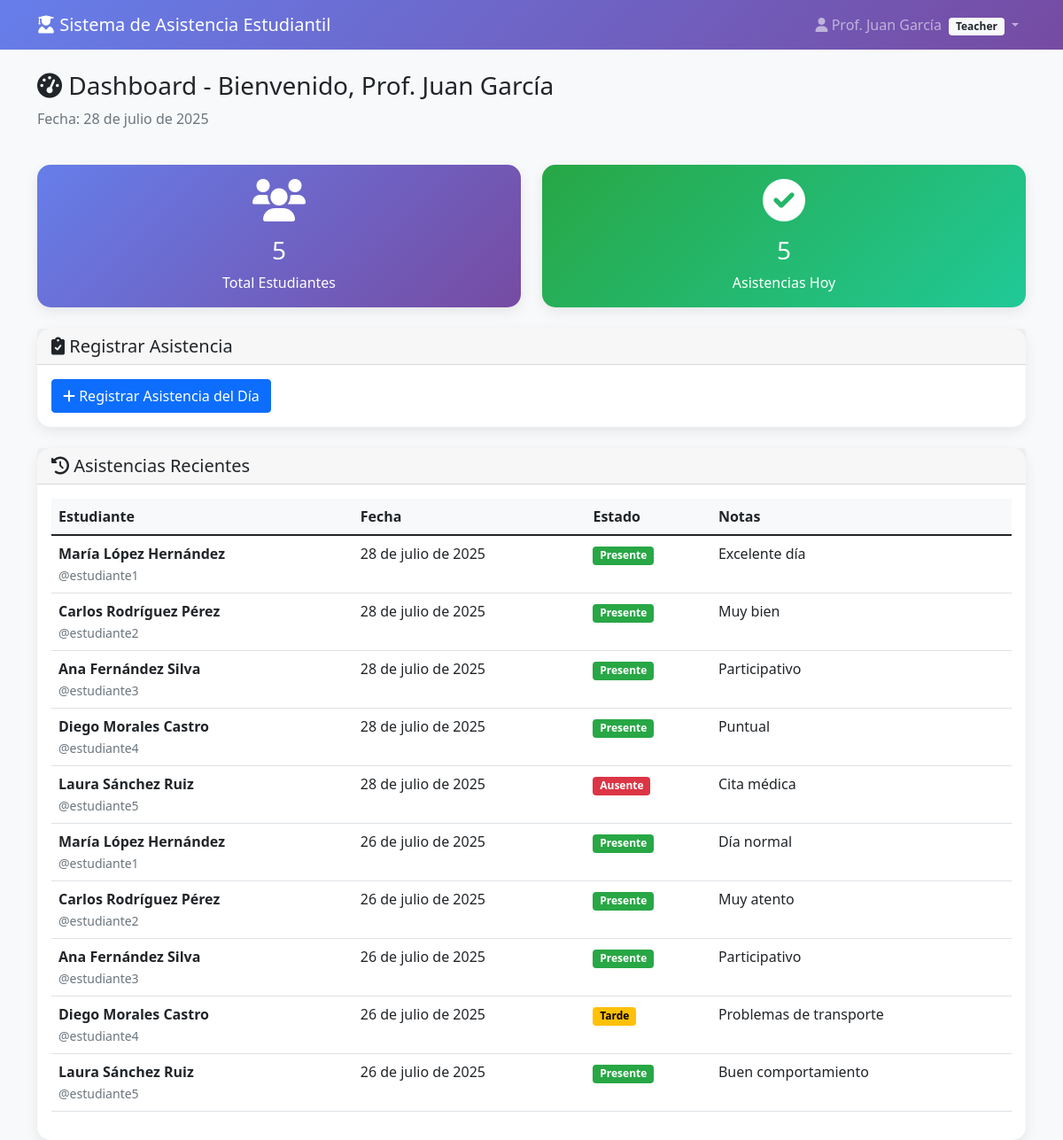
The page /php/dashboard.php (signed in) on the database its author committed.
### tables this page shows
CREATE TABLE users (
    id INT AUTO_INCREMENT PRIMARY KEY,
    username VARCHAR(50) UNIQUE NOT NULL,
    password VARCHAR(255) NOT NULL,
    role ENUM('teacher', 'student') NOT NULL,
    full_name VARCHAR(100) NOT NULL,
    email VARCHAR(100),
    created_at TIMESTAMP DEFAULT CURRENT_TIMESTAMP,
    updated_at TIMESTAMP DEFAULT CURRENT_TIMESTAMP ON UPDATE CURRENT_TIMESTAMP,
    is_active BOOLEAN DEFAULT TRUE,
    INDEX idx_username (username),
    INDEX idx_role (role)
);

CREATE TABLE attendance (
    id INT AUTO_INCREMENT PRIMARY KEY,
    student_id INT NOT NULL,
    teacher_id INT NOT NULL,
    date DATE NOT NULL,
    status ENUM('present', 'absent', 'late') DEFAULT 'present',
    notes TEXT,
    created_at TIMESTAMP DEFAULT CURRENT_TIMESTAMP,
    updated_at TIMESTAMP DEFAULT CURRENT_TIMESTAMP ON UPDATE CURRENT_TIMESTAMP,
    FOREIGN KEY (student_id) REFERENCES users(id) ON DELETE CASCADE,
    FOREIGN KEY (teacher_id) REFERENCES users(id) ON DELETE CASCADE,
    UNIQUE KEY unique_student_date (student_id, date),
    INDEX idx_date (date),
    INDEX idx_student_id (student_id),
    INDEX idx_teacher_id (teacher_id),
    INDEX idx_status (status)
);

### php/db_connect.php (called while the page is built, shortened)
<?php
require_once 'config.php';
class DatabaseConnection {
    private static $instance = null;
    private $connection;
    private $host;
    private $username;
    private $password;
    private $database;
    private function __construct() {
        $this->host = DB_HOST;
        $this->username = DB_USERNAME;
        $this->password = DB_PASSWORD;
        $this->database = DB_NAME;
    }
    public static function getInstance() {
        if (self::$instance === null) {
            self::$instance = new self();
        }
        return self::$instance;
    }
    private function connect() {
        try {
            $this->connection = new mysqli($this->host, $this->username, $this->password, $this->database);
            $this->connection->query("SET sql_mode = 'STRICT_TRANS_TABLES,ERROR_FOR_DIVISION_BY_ZERO,NO_AUTO_CREATE_USER,NO_ENGINE_SUBSTITUTION'");
            $this->connection->query("SET time_zone = '" . date('P') . "'");
        } catch (Exception $e) {
            logError("Error fatal de conexión: " . $e->getMessage(), 'CRITICAL');
            if (!defined('DEBUG_MODE') || !DEBUG_MODE) {
                die('Error de conexión a la base de datos. Contacte al administrador.');
            } else {
                die('Error de conexión: ' . $e->getMessage());
            }
        }
    }
    public function getConnection() {
        return $this->connection;
    }
    public function prepare($query) {
        $stmt = $this->getConnection()->prepare($query);
        return $stmt;
    }
}
class QueryBuilder {
    private $db;
    public function __construct() {
        $this->db = DatabaseConnection::getInstance();
    }
    public function execute($query, $params = [], $types = '') {
        try {
            $stmt = $this->db->prepare($query);
            if (!empty($params)) {
                $stmt->bind_param($types, ...$params);
            }
            if (!$stmt->execute()) {
                throw new Exception("Error ejecutando consulta: " . $stmt->error);
            }
            return $stmt;
        } catch (Exception $e) {
            logError("Error en QueryBuilder::execute - " . $e->getMessage() . " | Query: " . $query, 'ERROR');
            throw $e;
        }
    }
    public function fetchOne($query, $params = [], $types = '') {
        $stmt = $this->execute($query, $params, $types);
        $result = $stmt->get_result();
        return $result->fetch_assoc();
    }
    public function fetchAll($query, $params = [], $types = '') {
        $stmt = $this->execute($query, $params, $types);
        $result = $stmt->get_result();
        return $result->fetch_all(MYSQLI_ASSOC);
    }
}
$query = new QueryBuilder();
function fetchOne($sql, $params = [], $types = '') {
    global $query;
    return $query->fetchOne($sql, $params, $types);
}
function fetchAll($sql, $params = [], $types = '') {
    global $query;
    return $query->fetchAll($sql, $params, $types);
}
?>

### php/config.php (called while the page is built, shortened)
<?php
function isLoggedIn() {
    return true;
}
function isTeacher() {
    return isLoggedIn() && isset($_SESSION['role']) && $_SESSION['role'] === 'teacher';
}
function escape($data) {
    return htmlspecialchars($data ?? '', ENT_QUOTES, 'UTF-8');
}
function formatDate($date) {
    $meses = [
        1 => 'enero', 2 => 'febrero', 3 => 'marzo', 4 => 'abril',
        5 => 'mayo', 6 => 'junio', 7 => 'julio', 8 => 'agosto',
        9 => 'septiembre', 10 => 'octubre', 11 => 'noviembre', 12 => 'diciembre'
    ];
    $timestamp = strtotime($date);
    $dia = date('d', $timestamp);
    $mes = $meses[(int)date('n', $timestamp)];
    $año = date('Y', $timestamp);
    return "$dia de $mes de $año";
}
?>

### php/dashboard.php (the view, shortened to what this page needs)
<?php
require_once 'config.php';
require_once 'db_connect.php';
$current_user = fetchOne(
    "SELECT * FROM users WHERE id = ?",
    [$_SESSION['user_id']],
    'i'
);
$stats = [];
if (isTeacher()) {
    $stats['total_students'] = fetchOne("SELECT COUNT(*) as count FROM users WHERE role = 'student'")['count'];
    $stats['today_attendance'] = fetchOne(
        "SELECT COUNT(*) as count FROM attendance WHERE date = CURDATE() AND teacher_id = ?",
        [$_SESSION['user_id']],
        'i'
    )['count'];
    $recent_attendance = fetchAll(
        "SELECT a.*, s.full_name as student_name, s.username as student_username
         FROM attendance a
         JOIN users s ON a.student_id = s.id
         WHERE a.teacher_id = ?
         ORDER BY a.date DESC, a.created_at DESC
         LIMIT 10",
        [$_SESSION['user_id']],
        'i'
    );
}
?>
<!DOCTYPE html>
<html lang="es">
<head>
    <link href="https://cdn.jsdelivr.net/npm/bootstrap@5.1.3/dist/css/bootstrap.min.css" rel="stylesheet">
    <link href="https://cdnjs.cloudflare.com/ajax/libs/font-awesome/6.0.0/css/all.min.css" rel="stylesheet">
</head>
<body>
    <nav class="navbar navbar-expand-lg navbar-dark">
        <div class="container">
            <a class="navbar-brand" href="dashboard.php">
                <i class="fas fa-user-graduate"></i>
                <?php echo APP_NAME; ?>
            </a>
            <div class="navbar-nav ms-auto">
                <div class="nav-item dropdown">
                    <a class="nav-link dropdown-toggle" href="#" id="userDropdown" role="button"
                       data-bs-toggle="dropdown" aria-expanded="false">
                        <i class="fas fa-user"></i>
                        <?php echo escape($current_user['full_name']); ?>
                        <span class="badge bg-light text-dark ms-1">
                            <?php echo ucfirst($current_user['role']); ?>
                        </span>
                    </a>
                </div>
            </div>
        </div>
    </nav>
    <div class="container mt-4">
        <div class="row mb-4">
            <div class="col-12">
                <h1 class="h3">
                    <i class="fas fa-tachometer-alt"></i>
                    Dashboard - Bienvenido, <?php echo escape($current_user['full_name']); ?>
                </h1>
                <p class="text-muted">Fecha: <?php echo formatDate(date('Y-m-d')); ?></p>
            </div>
        </div>
        <?php if (isTeacher()): ?>
            <div class="row mb-4">
                <div class="col-md-6">
                    <div class="card stat-card">
                        <div class="card-body text-center">
                            <i class="fas fa-users fa-3x mb-3"></i>
                            <h3><?php echo $stats['total_students']; ?></h3>
                            <p class="mb-0">Total Estudiantes</p>
                        </div>
                    </div>
                </div>
                <div class="col-md-6">
                    <div class="card stat-card success">
                        <div class="card-body text-center">
                            <i class="fas fa-check-circle fa-3x mb-3"></i>
                            <h3><?php echo $stats['today_attendance']; ?></h3>
                            <p class="mb-0">Asistencias Hoy</p>
                        </div>
                    </div>
                </div>
            </div>
            <div class="row mb-4">
                <div class="col-12">
                    <div class="card">
                        <div class="card-header">
                            <h5 class="mb-0">
                                <i class="fas fa-clipboard-check"></i>
                                Registrar Asistencia
                            </h5>
                        </div>
                        <div class="card-body">
                            <a href="register_attendance.php" class="btn btn-primary">
                                <i class="fas fa-plus"></i>
                                Registrar Asistencia del Día
                            </a>
                        </div>
                    </div>
                </div>
            </div>
            <div class="row">
                <div class="col-12">
                    <div class="card">
                        <div class="card-header">
                            <h5 class="mb-0">
                                <i class="fas fa-history"></i>
                                Asistencias Recientes
                            </h5>
                        </div>
                        <div class="card-body">
                            <?php if (empty($recent_attendance)): ?>
                                <p class="text-muted text-center">No hay registros de asistencia.</p>
                            <?php else: ?>
                                <div class="table-responsive">
                                    <table class="table table-hover">
                                        <thead>
                                            <tr>
                                                <th>Estudiante</th>
                                                <th>Fecha</th>
                                                <th>Estado</th>
                                                <th>Notas</th>
                                            </tr>
                                        </thead>
                                        <tbody>
                                            <?php foreach ($recent_attendance as $record): ?>
                                                <tr>
                                                    <td>
                                                        <strong><?php echo escape($record['student_name']); ?></strong><br>
                                                        <small class="text-muted">@<?php echo escape($record['student_username']); ?></small>
                                                    </td>
                                                    <td><?php echo formatDate($record['date']); ?></td>
                                                    <td>
                                                        <span class="badge badge-<?php echo $record['status']; ?>">
                                                            <?php
                                                            $status_labels = [
                                                                'present' => 'Presente',
                                                                'absent' => 'Ausente',
                                                                'late' => 'Tarde'
                                                            ];
                                                            echo $status_labels[$record['status']];
                                                            ?>
                                                        </span>
                                                    </td>
                                                    <td><?php echo escape($record['notes']); ?></td>
                                                </tr>
                                            <?php endforeach; ?>
                                        </tbody>
                                    </table>
                                </div>
                            <?php endif; ?>
                        </div>
                    </div>
                </div>
            </div>
        <?php endif; ?>
    </div>
</body>
</html>

### php/dashboard.php (style rules this page uses)
body { background-color: #f8f9fa; }
.navbar { background: linear-gradient(135deg, #667eea 0%, #764ba2 100%); }
.card { border: none; border-radius: 15px; box-shadow: 0 5px 15px rgba(0, 0, 0, 0.08); transition: transform 0.2s; }
.stat-card { background: linear-gradient(135deg, #667eea 0%, #764ba2 100%); color: white; }
.stat-card.success { background: linear-gradient(135deg, #28a745 0%, #20c997 100%); }
.table th { border-top: none; background-color: #f8f9fa; }
.badge-present { background-color: #28a745; }
.badge-absent { background-color: #dc3545; }
.badge-late { background-color: #ffc107; color: #000; }

### rows shown on the page
users: full_name "Prof. Juan García", role "Teacher"
attendance: student.full_name "María López Hernández", student.username "estudiante1", date "28 de julio de 2025", status "Presente", notes "Excelente día"
attendance: student.full_name "Carlos Rodríguez Pérez", student.username "estudiante2", date "28 de julio de 2025", status "Presente", notes "Muy bien"
attendance: student.full_name "Ana Fernández Silva", student.username "estudiante3", date "28 de julio de 2025", status "Presente", notes "Participativo"
attendance: student.full_name "Diego Morales Castro", student.username "estudiante4", date "28 de julio de 2025", status "Presente", notes "Puntual"
attendance: student.full_name "Laura Sánchez Ruiz", student.username "estudiante5", date "28 de julio de 2025", status "Ausente", notes "Cita médica"
attendance: student.full_name "María López Hernández", student.username "estudiante1", date "26 de julio de 2025", status "Presente", notes "Día normal"
attendance: student.full_name "Carlos Rodríguez Pérez", student.username "estudiante2", date "26 de julio de 2025", status "Presente", notes "Muy atento"
attendance: student.full_name "Ana Fernández Silva", student.username "estudiante3", date "26 de julio de 2025", status "Presente", notes "Participativo"
attendance: student.full_name "Diego Morales Castro", student.username "estudiante4", date "26 de julio de 2025", status "Tarde", notes "Problemas de transporte"
attendance: student.full_name "Laura Sánchez Ruiz", student.username "estudiante5", date "26 de julio de 2025", status "Presente", notes "Buen comportamiento"

### other values the page prints
APP_NAME "Sistema de Asistencia Estudiantil"
$stats['total_students'] "5"
$stats['today_attendance'] "5"
